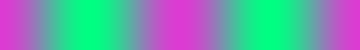
%> input picture result_Rotation_ice5/iceThick--0.6mm__degree--53.png, 360 x 50 px; the run also reads 1 picture not shown here
$ octave colorBar.m   (GNU Octave 9; MATLAB toolbox functions it lacks are replaced by stand-ins)
%> lines starting %> are read from the running program, lines starting %| are printed output that depends on the picture
plotRed = zeros(360, 1);
plotGreen = zeros(360, 1);
plotBlue = zeros(360, 1);

%　桜井さんシミュレーション結果
img_ice5 = imread('./result_Rotation_ice5/iceThick--0.6mm__degree--53.png', 'png');
%> img_ice5 is the input picture: size 50x360x3 uint16; mean R, G, B 27566, 33862.2, 35684.6
%　氷-空気での反射付け加え結果
img_calc = imread('./result_calculate/iceThick--0.6mm__degree--53.png', 'png');

for i = 1 : 360;
  plotRed(i, 1)    = img_calc(1,  i, 1) - img_ice5(1,  i, 1);
  plotGreen(i, 1) = img_calc(1,  i, 2) - img_ice5(1,  i, 2);
  plotBlue(i, 1)    = img_calc(1,  i, 3) - img_ice5(1,  i, 3);
endfor
%> after the loop, plotBlue = 360 values from 0 to 0; plotGreen = 360 values from 0 to 0; plotRed = 360 values from 0 to 0

clf;
h = bar(plotRed);
set(h, "facecolor", "r");
title('Red');
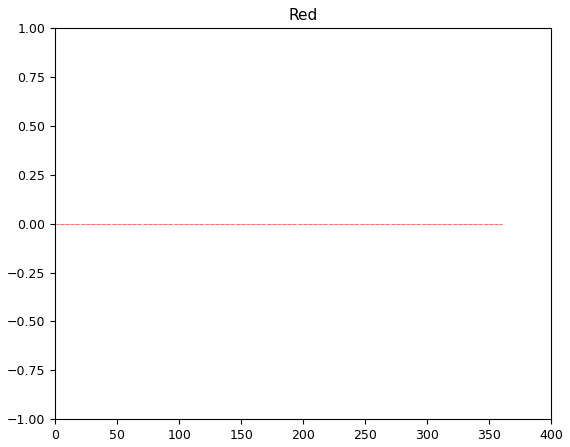
%> figure redrawn from the program's plot data
